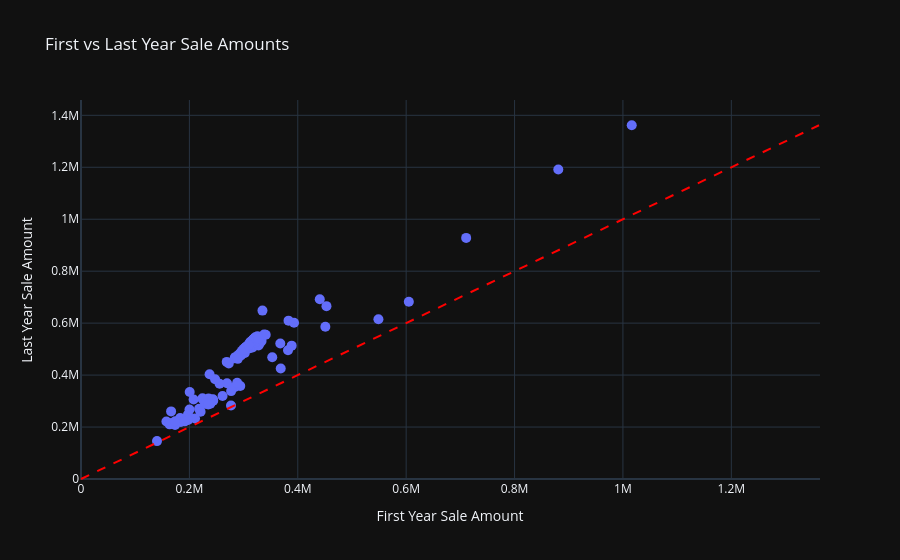

Source (notebook cell):
### Code cell
import plotly.express as px

# Assuming 'grouped_data' is your DataFrame with columns: 'First_Year_Sale_Amount', 'Last_Year_Sale_Amount', and 'Town'
fig = px.scatter(grouped_data, 
                 x='First_Year_Sale_Amount', 
                 y='Last_Year_Sale_Amount', 
                 hover_name='Town',  # This will show the town name when you hover over the points
                 title='First vs Last Year Sale Amounts',
                 labels={'First_Year_Sale_Amount': 'First Year Sale Amount', 
                         'Last_Year_Sale_Amount': 'Last Year Sale Amount'},
                 template='plotly_dark')

# Add a diagonal line (slope = 1)
fig.add_shape(
    type='line',
    x0=0, y0=0,
    x1=max(grouped_data['First_Year_Sale_Amount'].max(), grouped_data['Last_Year_Sale_Amount'].max()),
    y1=max(grouped_data['First_Year_Sale_Amount'].max(), grouped_data['Last_Year_Sale_Amount'].max()),
    line=dict(color='red', dash='dash')
)

# Show the plot
fig.update_traces(marker=dict(size=10))  # You can adjust marker size here
fig.show()

### Figure 1 — Plotly figure (JSON) as saved in the notebook; plotly's stock layout.template omitted (floating-point values rounded to 4 significant figures; data arrays with more than 128 entries replaced by an {"elided": "..."} marker saying what was removed)
{"data": [{"hovertemplate": "<b>%{hovertext}</b><br><br>First Year Sale Amount=%{x}<br>Last Year Sale Amount=%{y}<extra></extra>", "hovertext": {"elided": "169 str values"}, "legendgroup": "", "marker": {"color": "#636efa", "size": 10, "symbol": "circle"}, "mode": "markers", "name": "", "orientation": "v", "showlegend": false, "type": "scatter", "x": {"elided": "169 float values"}, "xaxis": "x", "y": {"elided": "169 float values"}, "yaxis": "y"}], "layout": {"legend": {"tracegroupgap": 0}, "shapes": [{"line": {"color": "red", "dash": "dash"}, "type": "line", "x0": 0, "x1": 1362000.0, "y0": 0, "y1": 1362000.0}], "title": {"text": "First vs Last Year Sale Amounts"}, "xaxis": {"anchor": "y", "domain": [0, 1], "title": {"text": "First Year Sale Amount"}}, "yaxis": {"anchor": "x", "domain": [0, 1], "title": {"text": "Last Year Sale Amount"}}}}
